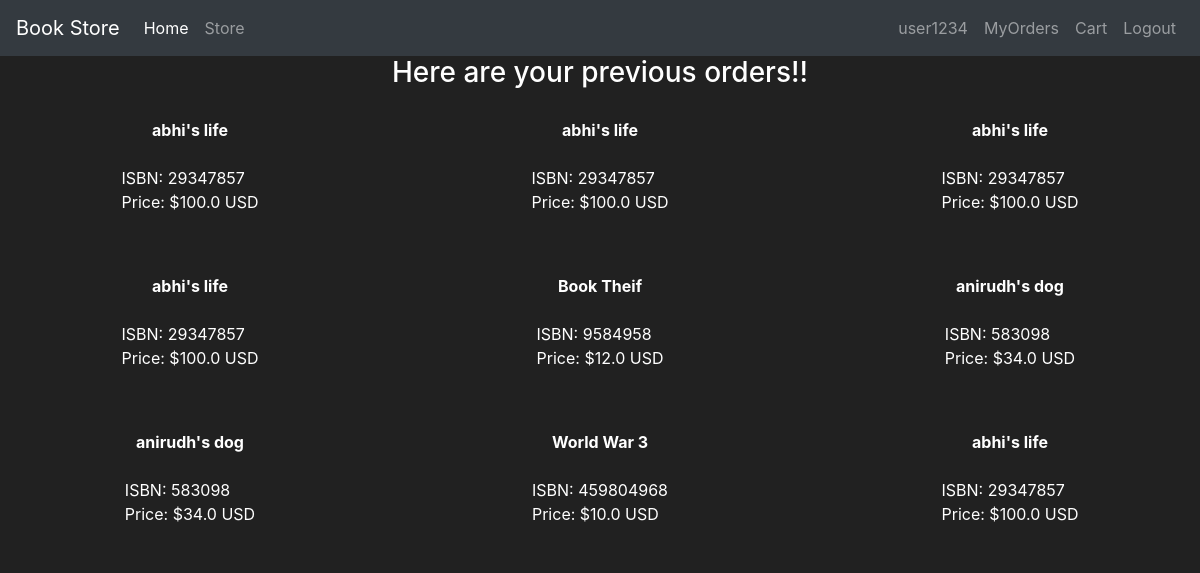
/yourorders (signed in), run on an earlier commit of the app's database.
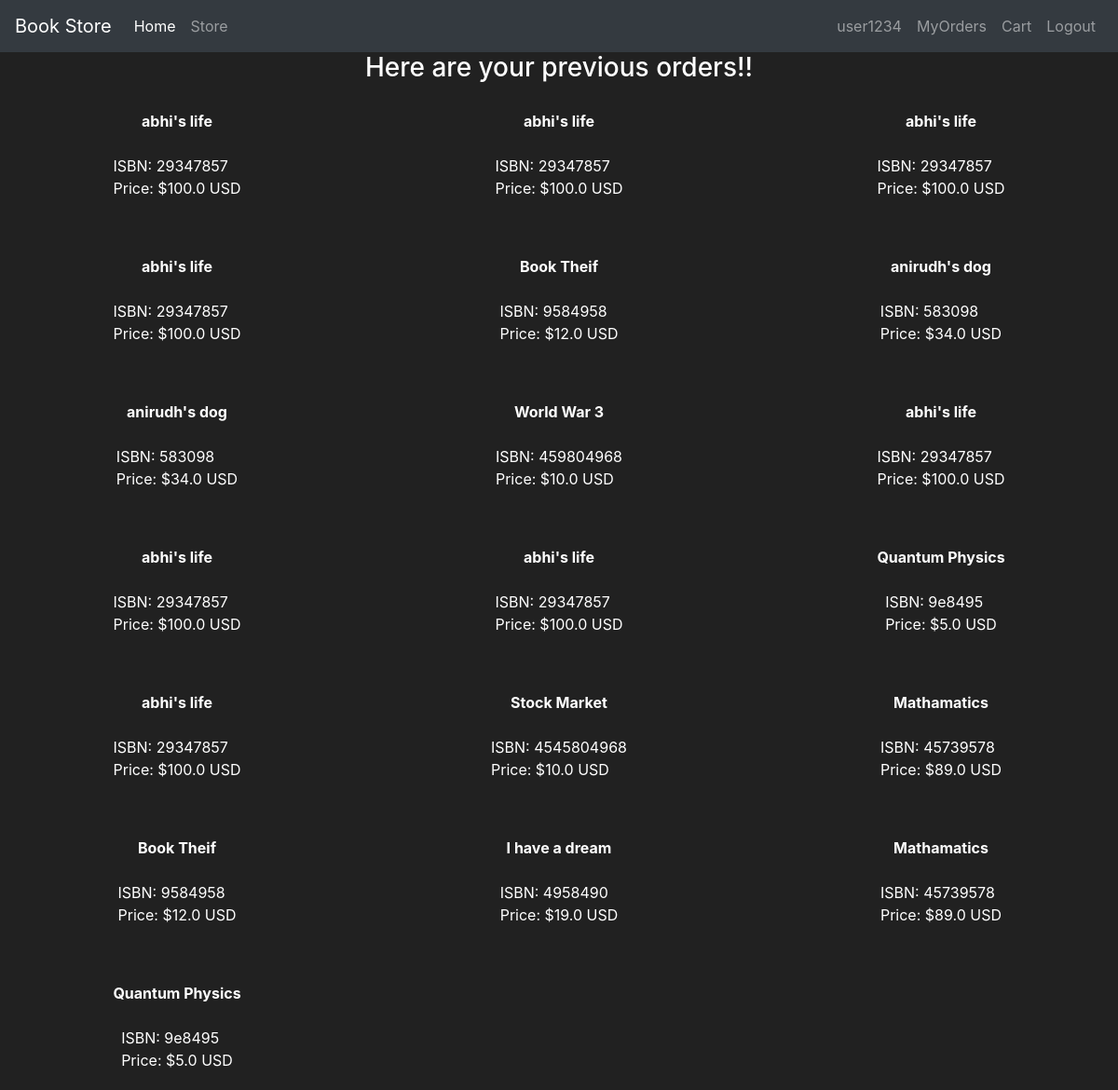
And on a later commit of the database.
### project/models/book_model.py (models this page shows, shortened)
class Book(db.Model):
    id = db.Column(db.Integer, primary_key=True)
    title = db.Column(db.String(255), nullable=False)
    author = db.Column(db.String(255), nullable=False)
    isbn = db.Column(db.String(20), unique=True, nullable=False)
    genre = db.Column(db.String(50))
    price = db.Column(db.Float, nullable=False)
    availability = db.Column(db.Integer, default=True)

### project/routes/previous_orders.py (the view)
@app.route("/yourorders",methods=["GET"])
@login_required
def get_orders():
    booksordered = get_previous_orders()
    return render_template("previous_orders.html",book_details = booksordered)

### project/models/user_model.py (called while the page is built)
@login_manager.user_loader
def load_user(user_id):
    return User.query.get(int(user_id))

### project/services/get_previous_orders.py (called while the page is built)
def get_previous_orders():
    current = current_user
    if current.order == None:
        neworder = Order(user_id=current.id)
        db.session.add(neworder)
        db.session.commit()
    userorders = current.order.items.all()
    book_details = []
    for book in userorders:
        book_details.append(Book.query.get(book.book_id))
    return book_details

### project/templates/previous_orders.html (shortened to what this page needs)
{% extends 'base.html' %}
{% block content %}
    <h3 >Here are your previous orders!!</h3>
    {% if book_details %}
        <div id="book-list" class="flex-container">
            {% for item in book_details %}
                <div class="book-item">
                    <strong>{{ item.title }}</strong><br>
                    ISBN: {{ item.isbn }}<br>
                    Price: ${{ item.price }} USD
                </div>
            {% endfor %}
        </div>
    {% else %}
        <h3>You have no Orders!!</h3>
    {% endif %}
{% endblock %}

What changed in the data, as far as the page shows it:
now on one of the page's lists (row edited): Book: title "abhi's life", isbn "29347857", price "100.0"
now on one of the page's lists (row edited): Book: title "Book Theif", isbn "9584958", price "12.0"
now on this page (row edited): Book: title "Quantum Physics", isbn "9e8495", price "5.0"
now on this page (row edited): Book: title "Stock Market", isbn "4545804968", price "10.0"
now on this page (row edited): Book: title "Mathamatics", isbn "45739578", price "89.0"
now on this page (row edited): Book: title "I have a dream", isbn "4958490", price "19.0"
